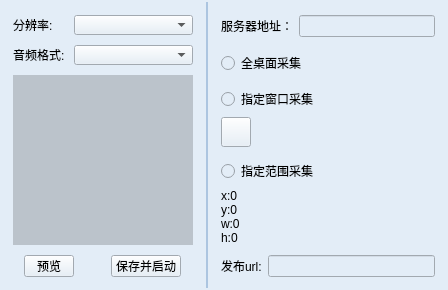
<?xml version="1.0" encoding="UTF-8"?>
<ui version="4.0">
 <class>DesktopTransferClass</class>
 <widget class="QMainWindow" name="DesktopTransferClass">
  <property name="geometry">
   <rect>
    <x>0</x>
    <y>0</y>
    <width>448</width>
    <height>290</height>
   </rect>
  </property>
  <property name="windowTitle">
   <string>桌面分享</string>
  </property>
  <property name="styleSheet">
   <string notr="true">QWidget{
rgb(176, 204, 238);
}</string>
  </property>
  <widget class="QWidget" name="centralWidget">
   <property name="styleSheet">
    <string notr="true">QWidget{
background-color:rgb(227,237,247);
}</string>
   </property>
   <layout class="QHBoxLayout" name="horizontalLayout">
    <property name="spacing">
     <number>2</number>
    </property>
    <property name="leftMargin">
     <number>2</number>
    </property>
    <property name="topMargin">
     <number>2</number>
    </property>
    <property name="rightMargin">
     <number>2</number>
    </property>
    <property name="bottomMargin">
     <number>2</number>
    </property>
    <item>
     <widget class="QWidget" name="widgetLeft" native="true">
      <property name="sizePolicy">
       <sizepolicy hsizetype="Fixed" vsizetype="Expanding">
        <horstretch>0</horstretch>
        <verstretch>0</verstretch>
       </sizepolicy>
      </property>
      <property name="minimumSize">
       <size>
        <width>200</width>
        <height>0</height>
       </size>
      </property>
      <layout class="QVBoxLayout" name="verticalLayout">
       <item>
        <spacer name="verticalSpacer">
         <property name="orientation">
          <enum>Qt::Vertical</enum>
         </property>
         <property name="sizeType">
          <enum>QSizePolicy::Fixed</enum>
         </property>
         <property name="sizeHint" stdset="0">
          <size>
           <width>4</width>
           <height>2</height>
          </size>
         </property>
        </spacer>
       </item>
       <item>
        <layout class="QHBoxLayout" name="horizontalLayout_2">
         <item>
          <widget class="QLabel" name="labelResolution">
           <property name="sizePolicy">
            <sizepolicy hsizetype="Fixed" vsizetype="Fixed">
             <horstretch>0</horstretch>
             <verstretch>0</verstretch>
            </sizepolicy>
           </property>
           <property name="minimumSize">
            <size>
             <width>55</width>
             <height>20</height>
            </size>
           </property>
           <property name="maximumSize">
            <size>
             <width>55</width>
             <height>16777215</height>
            </size>
           </property>
           <property name="text">
            <string>分辨率:</string>
           </property>
          </widget>
         </item>
         <item>
          <widget class="QComboBox" name="comBoxResolution">
           <property name="minimumSize">
            <size>
             <width>0</width>
             <height>20</height>
            </size>
           </property>
           <property name="maximumSize">
            <size>
             <width>16777215</width>
             <height>20</height>
            </size>
           </property>
           <property name="currentIndex">
            <number>-1</number>
           </property>
           <property name="maxVisibleItems">
            <number>4</number>
           </property>
           <property name="maxCount">
            <number>4</number>
           </property>
          </widget>
         </item>
        </layout>
       </item>
       <item>
        <spacer name="verticalSpacer_2">
         <property name="orientation">
          <enum>Qt::Vertical</enum>
         </property>
         <property name="sizeType">
          <enum>QSizePolicy::Preferred</enum>
         </property>
         <property name="sizeHint" stdset="0">
          <size>
           <width>20</width>
           <height>4</height>
          </size>
         </property>
        </spacer>
       </item>
       <item>
        <layout class="QHBoxLayout" name="horizontalLayout_3">
         <item>
          <widget class="QLabel" name="labelAudioType">
           <property name="sizePolicy">
            <sizepolicy hsizetype="Fixed" vsizetype="Fixed">
             <horstretch>0</horstretch>
             <verstretch>0</verstretch>
            </sizepolicy>
           </property>
           <property name="minimumSize">
            <size>
             <width>55</width>
             <height>20</height>
            </size>
           </property>
           <property name="maximumSize">
            <size>
             <width>55</width>
             <height>16777215</height>
            </size>
           </property>
           <property name="text">
            <string>音频格式:</string>
           </property>
          </widget>
         </item>
         <item>
          <widget class="QComboBox" name="comBoxAudioType">
           <property name="minimumSize">
            <size>
             <width>0</width>
             <height>20</height>
            </size>
           </property>
           <property name="maximumSize">
            <size>
             <width>16777215</width>
             <height>20</height>
            </size>
           </property>
           <property name="currentIndex">
            <number>-1</number>
           </property>
           <property name="maxVisibleItems">
            <number>4</number>
           </property>
           <property name="maxCount">
            <number>4</number>
           </property>
          </widget>
         </item>
        </layout>
       </item>
       <item>
        <spacer name="verticalSpacer_3">
         <property name="orientation">
          <enum>Qt::Vertical</enum>
         </property>
         <property name="sizeType">
          <enum>QSizePolicy::Preferred</enum>
         </property>
         <property name="sizeHint" stdset="0">
          <size>
           <width>20</width>
           <height>4</height>
          </size>
         </property>
        </spacer>
       </item>
       <item>
        <widget class="QtPreviewWidget" name="widgetPreview" native="true">
         <property name="sizePolicy">
          <sizepolicy hsizetype="Fixed" vsizetype="Expanding">
           <horstretch>0</horstretch>
           <verstretch>0</verstretch>
          </sizepolicy>
         </property>
         <property name="minimumSize">
          <size>
           <width>180</width>
           <height>0</height>
          </size>
         </property>
         <property name="styleSheet">
          <string notr="true">QWidget#widgetPreview{
background-color:rgb(187, 195, 203);
}</string>
         </property>
        </widget>
       </item>
       <item>
        <spacer name="verticalSpacer_4">
         <property name="orientation">
          <enum>Qt::Vertical</enum>
         </property>
         <property name="sizeType">
          <enum>QSizePolicy::Preferred</enum>
         </property>
         <property name="sizeHint" stdset="0">
          <size>
           <width>20</width>
           <height>4</height>
          </size>
         </property>
        </spacer>
       </item>
       <item>
        <layout class="QHBoxLayout" name="horizontalLayout_4">
         <item>
          <widget class="QToolButton" name="toolBtnPreview">
           <property name="minimumSize">
            <size>
             <width>50</width>
             <height>22</height>
            </size>
           </property>
           <property name="maximumSize">
            <size>
             <width>50</width>
             <height>22</height>
            </size>
           </property>
           <property name="text">
            <string>预览</string>
           </property>
          </widget>
         </item>
         <item>
          <spacer name="horizontalSpacer">
           <property name="orientation">
            <enum>Qt::Horizontal</enum>
           </property>
           <property name="sizeType">
            <enum>QSizePolicy::Fixed</enum>
           </property>
           <property name="sizeHint" stdset="0">
            <size>
             <width>20</width>
             <height>20</height>
            </size>
           </property>
          </spacer>
         </item>
         <item>
          <widget class="QToolButton" name="toolBtnStart">
           <property name="minimumSize">
            <size>
             <width>70</width>
             <height>22</height>
            </size>
           </property>
           <property name="maximumSize">
            <size>
             <width>70</width>
             <height>22</height>
            </size>
           </property>
           <property name="text">
            <string>保存并启动</string>
           </property>
          </widget>
         </item>
        </layout>
       </item>
      </layout>
     </widget>
    </item>
    <item>
     <widget class="QLabel" name="label">
      <property name="sizePolicy">
       <sizepolicy hsizetype="Fixed" vsizetype="Preferred">
        <horstretch>0</horstretch>
        <verstretch>0</verstretch>
       </sizepolicy>
      </property>
      <property name="minimumSize">
       <size>
        <width>2</width>
        <height>0</height>
       </size>
      </property>
      <property name="maximumSize">
       <size>
        <width>2</width>
        <height>16777215</height>
       </size>
      </property>
      <property name="styleSheet">
       <string notr="true">background-color: rgb(172,197,224);</string>
      </property>
      <property name="text">
       <string/>
      </property>
     </widget>
    </item>
    <item>
     <widget class="QWidget" name="widgetRight" native="true">
      <layout class="QVBoxLayout" name="verticalLayout_2">
       <item>
        <spacer name="verticalSpacer_5">
         <property name="orientation">
          <enum>Qt::Vertical</enum>
         </property>
         <property name="sizeType">
          <enum>QSizePolicy::Fixed</enum>
         </property>
         <property name="sizeHint" stdset="0">
          <size>
           <width>20</width>
           <height>2</height>
          </size>
         </property>
        </spacer>
       </item>
       <item>
        <layout class="QHBoxLayout" name="horizontalLayout_7">
         <item>
          <widget class="QLabel" name="labelServerAddr">
           <property name="text">
            <string>服务器地址：</string>
           </property>
          </widget>
         </item>
         <item>
          <widget class="QLineEdit" name="lineServerAddr"/>
         </item>
        </layout>
       </item>
       <item>
        <spacer name="verticalSpacer_9">
         <property name="orientation">
          <enum>Qt::Vertical</enum>
         </property>
         <property name="sizeHint" stdset="0">
          <size>
           <width>20</width>
           <height>40</height>
          </size>
         </property>
        </spacer>
       </item>
       <item>
        <spacer name="verticalSpacer_6">
         <property name="orientation">
          <enum>Qt::Vertical</enum>
         </property>
         <property name="sizeType">
          <enum>QSizePolicy::MinimumExpanding</enum>
         </property>
         <property name="sizeHint" stdset="0">
          <size>
           <width>20</width>
           <height>4</height>
          </size>
         </property>
        </spacer>
       </item>
       <item>
        <widget class="QRadioButton" name="radioBtnDesktop">
         <property name="text">
          <string>全桌面采集</string>
         </property>
        </widget>
       </item>
       <item>
        <spacer name="verticalSpacer_7">
         <property name="orientation">
          <enum>Qt::Vertical</enum>
         </property>
         <property name="sizeType">
          <enum>QSizePolicy::Fixed</enum>
         </property>
         <property name="sizeHint" stdset="0">
          <size>
           <width>20</width>
           <height>6</height>
          </size>
         </property>
        </spacer>
       </item>
       <item>
        <widget class="QRadioButton" name="radioBtnWindow">
         <property name="text">
          <string>指定窗口采集</string>
         </property>
        </widget>
       </item>
       <item>
        <layout class="QHBoxLayout" name="horizontalLayout_5">
         <item>
          <widget class="QToolButton" name="toolButtonSelWnd">
           <property name="minimumSize">
            <size>
             <width>30</width>
             <height>30</height>
            </size>
           </property>
           <property name="maximumSize">
            <size>
             <width>30</width>
             <height>30</height>
            </size>
           </property>
           <property name="focusPolicy">
            <enum>Qt::TabFocus</enum>
           </property>
           <property name="styleSheet">
            <string notr="true"/>
           </property>
           <property name="text">
            <string/>
           </property>
           <property name="iconSize">
            <size>
             <width>30</width>
             <height>30</height>
            </size>
           </property>
          </widget>
         </item>
         <item>
          <spacer name="horizontalSpacer_2">
           <property name="orientation">
            <enum>Qt::Horizontal</enum>
           </property>
           <property name="sizeType">
            <enum>QSizePolicy::Fixed</enum>
           </property>
           <property name="sizeHint" stdset="0">
            <size>
             <width>8</width>
             <height>20</height>
            </size>
           </property>
          </spacer>
         </item>
         <item>
          <widget class="QLabel" name="labelSelWndTitle">
           <property name="sizePolicy">
            <sizepolicy hsizetype="Preferred" vsizetype="Fixed">
             <horstretch>0</horstretch>
             <verstretch>0</verstretch>
            </sizepolicy>
           </property>
           <property name="minimumSize">
            <size>
             <width>120</width>
             <height>30</height>
            </size>
           </property>
           <property name="maximumSize">
            <size>
             <width>16777215</width>
             <height>30</height>
            </size>
           </property>
           <property name="text">
            <string/>
           </property>
          </widget>
         </item>
        </layout>
       </item>
       <item>
        <spacer name="verticalSpacer_8">
         <property name="orientation">
          <enum>Qt::Vertical</enum>
         </property>
         <property name="sizeType">
          <enum>QSizePolicy::Fixed</enum>
         </property>
         <property name="sizeHint" stdset="0">
          <size>
           <width>20</width>
           <height>6</height>
          </size>
         </property>
        </spacer>
       </item>
       <item>
        <widget class="QRadioButton" name="radioBtnPartDesktop">
         <property name="text">
          <string>指定范围采集</string>
         </property>
        </widget>
       </item>
       <item>
        <widget class="QLabel" name="labelWinArea">
         <property name="sizePolicy">
          <sizepolicy hsizetype="Preferred" vsizetype="Fixed">
           <horstretch>0</horstretch>
           <verstretch>0</verstretch>
          </sizepolicy>
         </property>
         <property name="minimumSize">
          <size>
           <width>120</width>
           <height>60</height>
          </size>
         </property>
         <property name="maximumSize">
          <size>
           <width>16777212</width>
           <height>80</height>
          </size>
         </property>
         <property name="text">
          <string>x:0&lt;br/&gt;y:0&lt;br/&gt;w:0&lt;br/&gt;h:0&lt;br&gt;</string>
         </property>
        </widget>
       </item>
       <item>
        <layout class="QHBoxLayout" name="horizontalLayout_8">
         <item>
          <widget class="QLabel" name="labelPublishUrl">
           <property name="text">
            <string>发布url:</string>
           </property>
          </widget>
         </item>
         <item>
          <widget class="QLineEdit" name="linePublishUrl">
           <property name="readOnly">
            <bool>true</bool>
           </property>
          </widget>
         </item>
        </layout>
       </item>
      </layout>
      <zorder>labelWinArea</zorder>
      <zorder>radioBtnDesktop</zorder>
      <zorder>radioBtnWindow</zorder>
      <zorder>radioBtnPartDesktop</zorder>
      <zorder>verticalSpacer_5</zorder>
      <zorder>verticalSpacer_6</zorder>
      <zorder>verticalSpacer_7</zorder>
      <zorder>verticalSpacer_8</zorder>
      <zorder>verticalSpacer_9</zorder>
     </widget>
    </item>
   </layout>
  </widget>
 </widget>
 <layoutdefault spacing="6" margin="11"/>
 <customwidgets>
  <customwidget>
   <class>QtPreviewWidget</class>
   <extends>QWidget</extends>
   <header location="global">QtPreviewWidget.h</header>
   <container>1</container>
  </customwidget>
 </customwidgets>
 <resources>
  <include location="DesktopTransfer.qrc"/>
 </resources>
 <connections/>
</ui>
